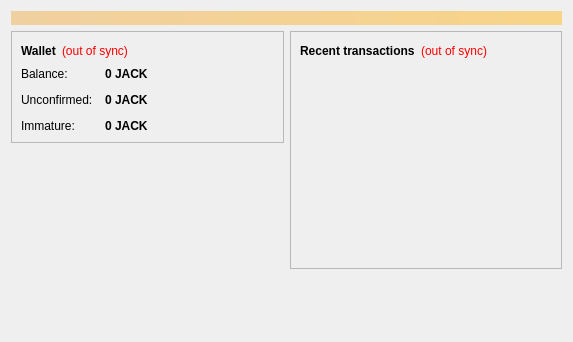
<?xml version="1.0" encoding="UTF-8"?>
<ui version="4.0">
 <class>OverviewPage</class>
 <widget class="QWidget" name="OverviewPage">
  <property name="geometry">
   <rect>
    <x>0</x>
    <y>0</y>
    <width>573</width>
    <height>342</height>
   </rect>
  </property>
  <property name="windowTitle">
   <string>Form</string>
  </property>
  <layout class="QVBoxLayout" name="topLayout">
   <item>
    <widget class="QLabel" name="labelAlerts">
     <property name="visible">
      <bool>false</bool>
     </property>
     <property name="styleSheet">
      <string notr="true">background-color: qlineargradient(x1: 0, y1: 0, x2: 1, y2: 0, stop:0 #F0D0A0, stop:1 #F8D488); color:#000000;</string>
     </property>
     <property name="wordWrap">
      <bool>true</bool>
     </property>
     <property name="margin">
      <number>3</number>
     </property>
    </widget>
   </item>
   <item>
    <layout class="QHBoxLayout" name="horizontalLayout" stretch="1,1">
     <item>
      <layout class="QVBoxLayout" name="verticalLayout_2">
       <item>
        <widget class="QFrame" name="frame">
         <property name="frameShape">
          <enum>QFrame::StyledPanel</enum>
         </property>
         <property name="frameShadow">
          <enum>QFrame::Raised</enum>
         </property>
         <layout class="QVBoxLayout" name="verticalLayout_4">
          <item>
           <layout class="QHBoxLayout" name="horizontalLayout_4">
            <item>
             <widget class="QLabel" name="label_5">
              <property name="font">
               <font>
                <weight>75</weight>
                <bold>true</bold>
               </font>
              </property>
              <property name="text">
               <string>Wallet</string>
              </property>
             </widget>
            </item>
            <item>
             <widget class="QLabel" name="labelWalletStatus">
              <property name="toolTip">
               <string>The displayed information may be out of date. Your wallet automatically synchronizes with the jackcoin network after a connection is established, but this process has not completed yet.</string>
              </property>
              <property name="styleSheet">
               <string notr="true">QLabel { color: red; }</string>
              </property>
              <property name="text">
               <string notr="true">(out of sync)</string>
              </property>
              <property name="alignment">
               <set>Qt::AlignLeading|Qt::AlignLeft|Qt::AlignVCenter</set>
              </property>
             </widget>
            </item>
            <item>
             <spacer name="horizontalSpacer_2">
              <property name="orientation">
               <enum>Qt::Horizontal</enum>
              </property>
              <property name="sizeHint" stdset="0">
               <size>
                <width>40</width>
                <height>20</height>
               </size>
              </property>
             </spacer>
            </item>
           </layout>
          </item>
          <item>
           <layout class="QFormLayout" name="formLayout_2">
            <property name="fieldGrowthPolicy">
             <enum>QFormLayout::AllNonFixedFieldsGrow</enum>
            </property>
            <property name="horizontalSpacing">
             <number>12</number>
            </property>
            <property name="verticalSpacing">
             <number>12</number>
            </property>
            <item row="0" column="0">
             <widget class="QLabel" name="label">
              <property name="text">
               <string>Balance:</string>
              </property>
             </widget>
            </item>
            <item row="0" column="1">
             <widget class="QLabel" name="labelBalance">
              <property name="font">
               <font>
                <weight>75</weight>
                <bold>true</bold>
               </font>
              </property>
              <property name="cursor">
               <cursorShape>IBeamCursor</cursorShape>
              </property>
              <property name="toolTip">
               <string>Your current balance</string>
              </property>
              <property name="text">
               <string notr="true">0 JACK</string>
              </property>
              <property name="textInteractionFlags">
               <set>Qt::LinksAccessibleByMouse|Qt::TextSelectableByKeyboard|Qt::TextSelectableByMouse</set>
              </property>
             </widget>
            </item>
            <item row="1" column="0">
             <widget class="QLabel" name="label_3">
              <property name="text">
               <string>Unconfirmed:</string>
              </property>
             </widget>
            </item>
            <item row="1" column="1">
             <widget class="QLabel" name="labelUnconfirmed">
              <property name="font">
               <font>
                <weight>75</weight>
                <bold>true</bold>
               </font>
              </property>
              <property name="cursor">
               <cursorShape>IBeamCursor</cursorShape>
              </property>
              <property name="toolTip">
               <string>Total of transactions that have yet to be confirmed, and do not yet count toward the current balance</string>
              </property>
              <property name="text">
               <string notr="true">0 JACK</string>
              </property>
              <property name="textInteractionFlags">
               <set>Qt::LinksAccessibleByMouse|Qt::TextSelectableByKeyboard|Qt::TextSelectableByMouse</set>
              </property>
             </widget>
            </item>
            <item row="2" column="0">
             <widget class="QLabel" name="labelImmatureText">
              <property name="text">
               <string>Immature:</string>
              </property>
             </widget>
            </item>
            <item row="2" column="1">
             <widget class="QLabel" name="labelImmature">
              <property name="font">
               <font>
                <weight>75</weight>
                <bold>true</bold>
               </font>
              </property>
              <property name="toolTip">
               <string>Mined balance that has not yet matured</string>
              </property>
              <property name="text">
               <string notr="true">0 JACK</string>
              </property>
              <property name="textInteractionFlags">
               <set>Qt::LinksAccessibleByMouse|Qt::TextSelectableByKeyboard|Qt::TextSelectableByMouse</set>
              </property>
             </widget>
            </item>
           </layout>
          </item>
         </layout>
        </widget>
       </item>
       <item>
        <spacer name="verticalSpacer">
         <property name="orientation">
          <enum>Qt::Vertical</enum>
         </property>
         <property name="sizeHint" stdset="0">
          <size>
           <width>20</width>
           <height>40</height>
          </size>
         </property>
        </spacer>
       </item>
      </layout>
     </item>
     <item>
      <layout class="QVBoxLayout" name="verticalLayout_3">
       <item>
        <widget class="QFrame" name="frame_2">
         <property name="frameShape">
          <enum>QFrame::StyledPanel</enum>
         </property>
         <property name="frameShadow">
          <enum>QFrame::Raised</enum>
         </property>
         <layout class="QVBoxLayout" name="verticalLayout">
          <item>
           <layout class="QHBoxLayout" name="horizontalLayout_2">
            <item>
             <widget class="QLabel" name="label_4">
              <property name="text">
               <string>&lt;b&gt;Recent transactions&lt;/b&gt;</string>
              </property>
             </widget>
            </item>
            <item>
             <widget class="QLabel" name="labelTransactionsStatus">
              <property name="toolTip">
               <string>The displayed information may be out of date. Your wallet automatically synchronizes with the jackcoin network after a connection is established, but this process has not completed yet.</string>
              </property>
              <property name="styleSheet">
               <string notr="true">QLabel { color: red; }</string>
              </property>
              <property name="text">
               <string notr="true">(out of sync)</string>
              </property>
              <property name="alignment">
               <set>Qt::AlignRight|Qt::AlignTrailing|Qt::AlignVCenter</set>
              </property>
             </widget>
            </item>
            <item>
             <spacer name="horizontalSpacer">
              <property name="orientation">
               <enum>Qt::Horizontal</enum>
              </property>
              <property name="sizeHint" stdset="0">
               <size>
                <width>40</width>
                <height>20</height>
               </size>
              </property>
             </spacer>
            </item>
           </layout>
          </item>
          <item>
           <widget class="QListView" name="listTransactions">
            <property name="styleSheet">
             <string notr="true">QListView { background: transparent; }</string>
            </property>
            <property name="frameShape">
             <enum>QFrame::NoFrame</enum>
            </property>
            <property name="verticalScrollBarPolicy">
             <enum>Qt::ScrollBarAlwaysOff</enum>
            </property>
            <property name="horizontalScrollBarPolicy">
             <enum>Qt::ScrollBarAlwaysOff</enum>
            </property>
            <property name="selectionMode">
             <enum>QAbstractItemView::NoSelection</enum>
            </property>
           </widget>
          </item>
         </layout>
        </widget>
       </item>
       <item>
        <spacer name="verticalSpacer_2">
         <property name="orientation">
          <enum>Qt::Vertical</enum>
         </property>
         <property name="sizeHint" stdset="0">
          <size>
           <width>20</width>
           <height>40</height>
          </size>
         </property>
        </spacer>
       </item>
      </layout>
     </item>
    </layout>
   </item>
  </layout>
 </widget>
 <resources/>
 <connections/>
</ui>
